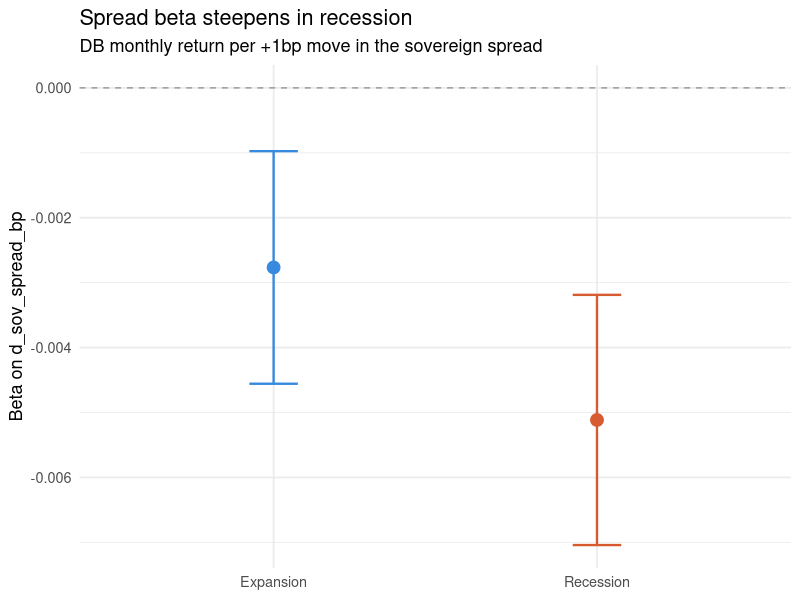
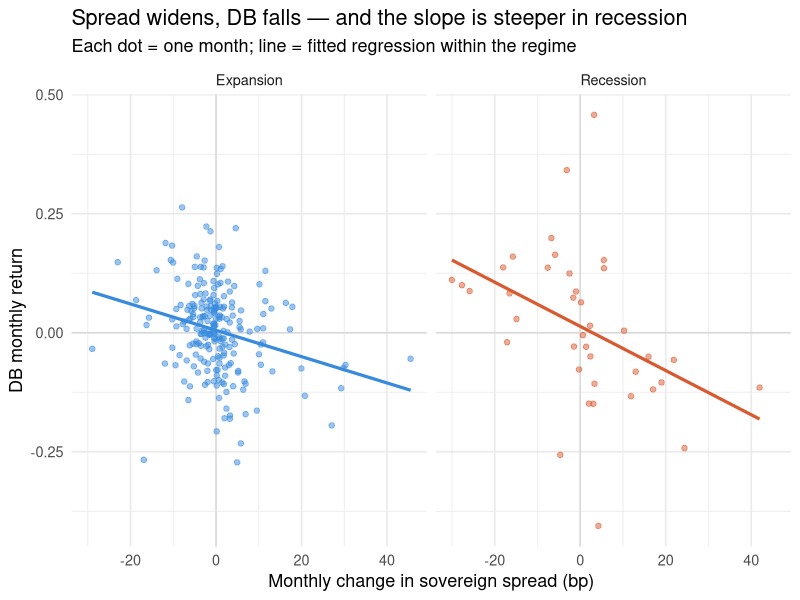
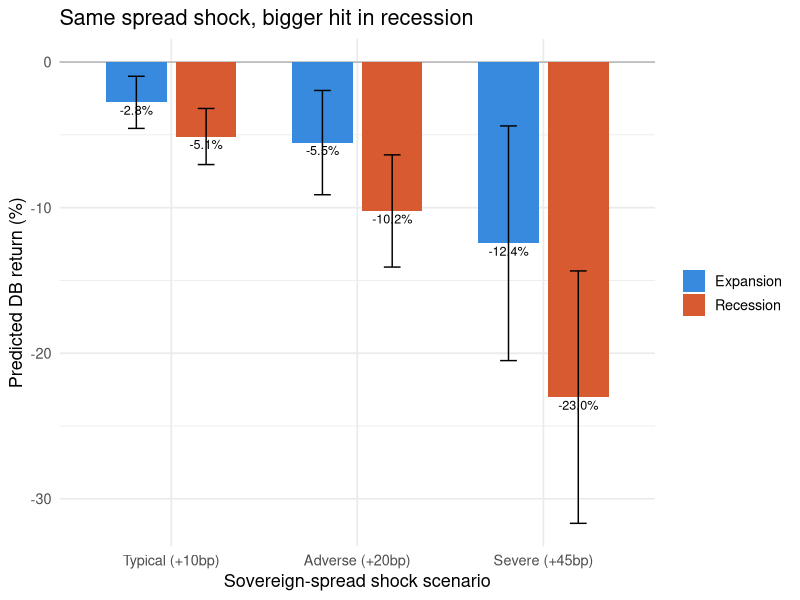
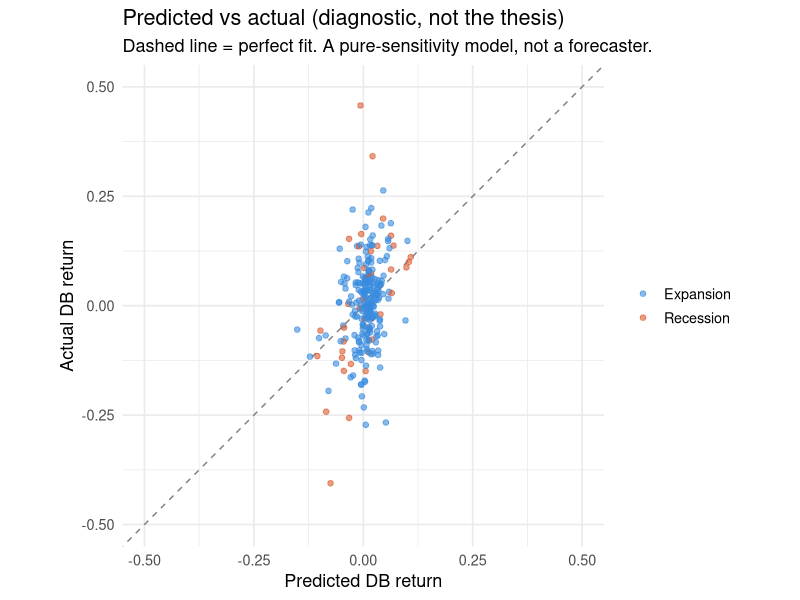

Recreate these plots in R, in order.
## ---- chunk 1
# Global knit options. echo=TRUE + code_folding:hide => code is present but
# collapsed, so a reader sees the prose first and can open any chunk to audit it.
knitr::opts_chunk$set(
  echo = TRUE, message = FALSE, warning = FALSE,
  fig.align = "center", fig.width = 7, fig.height = 4.5, dpi = 150
)

library(tidyverse)   # dplyr + ggplot2
library(sandwich)    # NeweyWest() HAC covariance
library(lmtest)      # coeftest(), coefci(), waldtest()
library(broom)       # tidy() model output
library(knitr)       # kable() tables

# ---- One honest basis for ALL standard errors in this report -----------------
# Newey-West HAC: robust to BOTH heteroskedasticity and serial correlation in
# monthly financial data. Same helper used in every script in /R, so the report
# and the scripts cannot silently disagree.
hac_vcov <- function(m) NeweyWest(m, prewhite = FALSE, adjust = TRUE)

# ---- Load the single processed dataset built by R/01_load_data.R -------------
df <- readr::read_csv("data/processed/monthly_dataset.csv", show_col_types = FALSE) |>
  mutate(expansion = 1L - recession)   # flipped dummy (see Method)

# Handy scalars reused in the prose so NO number is typed by hand.
n_obs       <- nrow(df)
n_rec       <- sum(df$recession == 1, na.rm = TRUE)
pct_rec     <- 100 * n_rec / n_obs
date_start  <- format(min(df$date, na.rm = TRUE), "%b %Y")
date_end    <- format(max(df$date, na.rm = TRUE), "%b %Y")
## ---- chunk 2
tibble(
  Item            = c("Asset", "Sample", "Frequency", "Observations",
                      "Recession months", "Recession episodes"),
  Value           = c("Deutsche Bank (DBK.DE, Xetra, EUR)",
                      paste(date_start, "→", date_end),
                      "Monthly",
                      as.character(n_obs),
                      sprintf("%d (%.1f%% of months)", n_rec, pct_rec),
                      "3 (GFC 2008–09, euro sovereign 2011–13, COVID 2020)")
) |> kable(caption = "Sample at a glance")
## ---- chunk 3
# Full sample
m_full <- lm(db_ret ~ d_sov_spread_bp + d_slope, data = df)

# Regime split, fitted twice with the dummy flipped (see Method):
m_exp_base <- lm(db_ret ~ recession * (d_sov_spread_bp + d_slope), data = df) # base = expansion
m_rec_base <- lm(db_ret ~ expansion * (d_sov_spread_bp + d_slope), data = df) # base = recession

# Pull the SPREAD beta + 95% HAC CI from each regime fit.
ci_exp <- coefci(m_exp_base, vcov. = hac_vcov(m_exp_base))["d_sov_spread_bp", ]
ci_rec <- coefci(m_rec_base, vcov. = hac_vcov(m_rec_base))["d_sov_spread_bp", ]

beta_exp <- coef(m_exp_base)["d_sov_spread_bp"]
beta_rec <- coef(m_rec_base)["d_sov_spread_bp"]

# HAC p-values for each regime spread beta and for the interaction (gamma).
ct_exp <- coeftest(m_exp_base, vcov. = hac_vcov(m_exp_base))
ct_rec <- coeftest(m_rec_base, vcov. = hac_vcov(m_rec_base))
p_exp  <- ct_exp["d_sov_spread_bp", 4]
p_rec  <- ct_rec["d_sov_spread_bp", 4]
p_gamma <- ct_exp["recession:d_sov_spread_bp", 4]   # gamma = rec - exp
gamma   <- coef(m_exp_base)["recession:d_sov_spread_bp"]
## ---- chunk 4
tibble(
  Regime   = c("Expansion", "Recession", "Difference (γ)"),
  `Spread beta (per +1bp)` = c(beta_exp, beta_rec, gamma),
  `95% HAC CI` = c(sprintf("[%.5f, %.5f]", ci_exp[1], ci_exp[2]),
                   sprintf("[%.5f, %.5f]", ci_rec[1], ci_rec[2]),
                   "—"),
  `HAC p-value` = c(sprintf("%.3f", p_exp),
                    sprintf("%.1e", p_rec),
                    sprintf("%.3f", p_gamma))
) |> kable(digits = 5, caption = "Model A: spread beta by regime (Newey-West HAC)")
## ---- chunk 5
# Joint Wald test (HAC): are ALL the recession interactions jointly zero?
# This is the cleanest single test of "the regime split is real".
m_restricted <- lm(db_ret ~ d_sov_spread_bp + d_slope, data = df)
wald <- waldtest(m_restricted, m_exp_base, vcov = hac_vcov(m_exp_base), test = "Chisq")
chisq_stat <- wald$Chisq[2]; wald_p <- wald$`Pr(>Chisq)`[2]
r2_full <- summary(m_full)$r.squared
r2_regime <- summary(m_exp_base)$r.squared
## ---- chunk 6
betas <- tibble(
  regime = factor(c("Expansion", "Recession"), levels = c("Expansion", "Recession")),
  beta   = c(beta_exp, beta_rec),
  lo     = c(ci_exp[1], ci_rec[1]),
  hi     = c(ci_exp[2], ci_rec[2])
)
ggplot(betas, aes(regime, beta, colour = regime)) +
  geom_hline(yintercept = 0, linetype = "dashed", colour = "grey60") +
  geom_errorbar(aes(ymin = lo, ymax = hi), width = 0.15, linewidth = 0.8) +
  geom_point(size = 4) +
  scale_colour_manual(values = c(Expansion = "#378ADD", Recession = "#D85A30")) +
  labs(title = "Spread beta steepens in recession",
       subtitle = "DB monthly return per +1bp move in the sovereign spread",
       x = NULL, y = "Beta on d_sov_spread_bp") +
  theme_minimal(base_size = 13) + theme(legend.position = "none")
## ---- chunk 7
plot_df <- df |>
  filter(!is.na(db_ret), !is.na(d_sov_spread_bp)) |>
  mutate(regime = factor(if_else(recession == 1, "Recession", "Expansion"),
                         levels = c("Expansion", "Recession")))
ggplot(plot_df, aes(d_sov_spread_bp, db_ret, colour = regime)) +
  geom_hline(yintercept = 0, colour = "grey85") +
  geom_vline(xintercept = 0, colour = "grey85") +
  geom_point(alpha = 0.5, size = 1.6) +
  geom_smooth(method = "lm", se = FALSE, linewidth = 1.1) +
  scale_colour_manual(values = c(Expansion = "#378ADD", Recession = "#D85A30")) +
  facet_wrap(~ regime) +
  labs(title = "Spread widens, DB falls — and the slope is steeper in recession",
       subtitle = "Each dot = one month; line = fitted regression within the regime",
       x = "Monthly change in sovereign spread (bp)", y = "DB monthly return") +
  theme_minimal(base_size = 13) + theme(legend.position = "none")
## ---- chunk 8
mB_exp <- lm(db_ret ~ recession * (d_sov_spread_bp + d_long_rate), data = df)
mB_rec <- lm(db_ret ~ expansion * (d_sov_spread_bp + d_long_rate), data = df)

bB_exp <- coef(mB_exp)["d_sov_spread_bp"]
bB_rec <- coef(mB_rec)["d_sov_spread_bp"]
ctB <- coeftest(mB_exp, vcov. = hac_vcov(mB_exp))
pB_gamma <- ctB["recession:d_sov_spread_bp", 4]

mB_restricted <- lm(db_ret ~ d_sov_spread_bp + d_long_rate, data = df)
waldB <- waldtest(mB_restricted, mB_exp, vcov = hac_vcov(mB_exp), test = "Chisq")
waldB_p <- waldB$`Pr(>Chisq)`[2]
## ---- chunk 9
x <- df$d_sov_spread_bp[!is.na(df$d_sov_spread_bp)]
sd_move  <- sd(x)                  # ~ typical month
p95_move <- quantile(abs(x), 0.95) # ~ adverse month
max_move <- max(abs(x))            # worst month on record

tibble(
  Scenario = c("Typical (+10bp)", "Adverse (+20bp)", "Severe (+45bp)"),
  `Anchored to` = c("1 standard deviation of monthly moves",
                    "95th percentile of absolute monthly move",
                    "single worst month in the sample"),
  `Measured value (bp)` = c(round(sd_move, 1), round(as.numeric(p95_move), 1),
                            round(max_move, 1))
) |> kable(caption = "Where the shock sizes come from")
## ---- chunk 10
shocks <- tibble(
  scenario = factor(c("Typical (+10bp)", "Adverse (+20bp)", "Severe (+45bp)"),
                    levels = c("Typical (+10bp)", "Adverse (+20bp)", "Severe (+45bp)")),
  shock_bp = c(10, 20, 45)
)
scen <- tidyr::crossing(betas |> select(regime, beta, lo, hi), shocks) |>
  mutate(pred_pct = 100 * beta * shock_bp,
         lo_pct   = 100 * lo   * shock_bp,
         hi_pct   = 100 * hi   * shock_bp)

scen |>
  transmute(Scenario = scenario, Regime = regime,
            `Predicted DB return` = sprintf("%.1f%%", pred_pct),
            `95% HAC CI` = sprintf("[%.1f%%, %.1f%%]", lo_pct, hi_pct)) |>
  kable(caption = "Predicted DB monthly return per scenario")
## ---- chunk 11
ggplot(scen, aes(scenario, pred_pct, fill = regime)) +
  geom_hline(yintercept = 0, colour = "grey70") +
  geom_col(position = position_dodge(width = 0.75), width = 0.65) +
  geom_errorbar(aes(ymin = lo_pct, ymax = hi_pct),
                position = position_dodge(width = 0.75), width = 0.18, linewidth = 0.5) +
  geom_text(aes(label = sprintf("%.1f%%", pred_pct)),
            position = position_dodge(width = 0.75), vjust = 1.25, size = 3.2) +
  scale_fill_manual(values = c(Expansion = "#378ADD", Recession = "#D85A30")) +
  labs(title = "Same spread shock, bigger hit in recession",
       x = "Sovereign-spread shock scenario", y = "Predicted DB return (%)", fill = NULL) +
  theme_minimal(base_size = 13)
## ---- chunk 12
df_fit <- df |>
  filter(!is.na(db_ret), !is.na(d_sov_spread_bp), !is.na(d_slope)) |>
  mutate(regime = factor(if_else(recession == 1, "Recession", "Expansion"),
                         levels = c("Expansion", "Recession")))
df_fit$predicted <- predict(m_full, newdata = df_fit)  # same rows lm used
ggplot(df_fit, aes(predicted, db_ret, colour = regime)) +
  geom_abline(slope = 1, intercept = 0, linetype = "dashed", colour = "grey50") +
  geom_point(alpha = 0.6, size = 1.6) +
  scale_colour_manual(values = c(Expansion = "#378ADD", Recession = "#D85A30")) +
  coord_equal(xlim = c(-0.5, 0.5), ylim = c(-0.5, 0.5)) +
  labs(title = "Predicted vs actual (diagnostic, not the thesis)",
       subtitle = "Dashed line = perfect fit. A pure-sensitivity model, not a forecaster.",
       x = "Predicted DB return", y = "Actual DB return", colour = NULL) +
  theme_minimal(base_size = 13)
## ---- chunk 13
sessionInfo()
